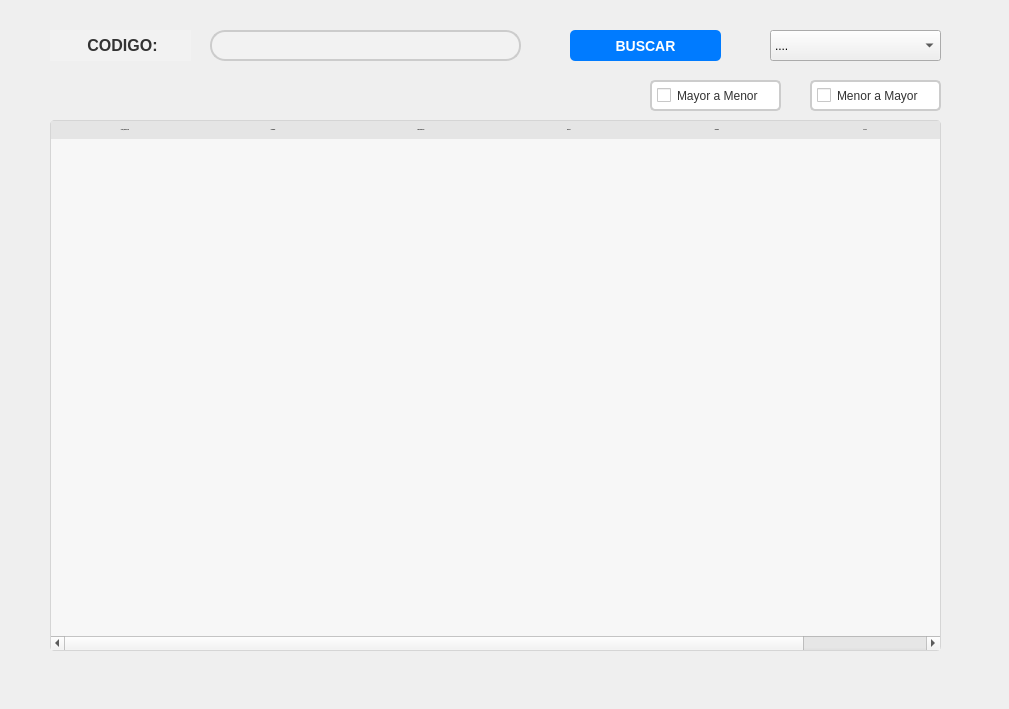
    <widget class="QWidget" name="tab_BUSCAR">
     <attribute name="title">
      <string>Buscar Productos</string>
     </attribute>
     <widget class="QLabel" name="label_3">
      <property name="geometry">
       <rect>
        <x>0</x>
        <y>-20</y>
        <width>1000</width>
        <height>700</height>
       </rect>
      </property>
      <property name="text">
       <string/>
      </property>
      <property name="pixmap">
       <pixmap>../imagenes/Sistema.png</pixmap>
      </property>
      <property name="scaledContents">
       <bool>true</bool>
      </property>
      <property name="alignment">
       <set>Qt::AlignLeading|Qt::AlignLeft|Qt::AlignVCenter</set>
      </property>
     </widget>
     <widget class="QTableWidget" name="table_BUSCAR">
      <property name="geometry">
       <rect>
        <x>50</x>
        <y>120</y>
        <width>891</width>
        <height>531</height>
       </rect>
      </property>
      <property name="font">
       <font>
        <pointsize>-1</pointsize>
       </font>
      </property>
      <property name="styleSheet">
       <string notr="true">QTableWidget {
    background-color: #F7F7F7;
    border: 1px solid #D5D5D5;
    border-radius: 4px;
    gridline-color: #E5E5E5;
    font-size: 14px;
}

QTableWidget QHeaderView::section {
    background-color: #E5E5E5;
    border: none;
    font-weight: bold;
    padding: 6px 12px;
    text-align: center;
}

QTableWidget::item {
    border-bottom: 1px solid #D5D5D5;
    padding: 5px;
}

QTableWidget::item:selected {
    background-color: #3366FF;
    color: white;
}
</string>
      </property>
      <property name="dragEnabled">
       <bool>false</bool>
      </property>
      <property name="sortingEnabled">
       <bool>false</bool>
      </property>
      <attribute name="horizontalHeaderCascadingSectionResizes">
       <bool>false</bool>
      </attribute>
      <attribute name="horizontalHeaderDefaultSectionSize">
       <number>148</number>
      </attribute>
      <column>
       <property name="text">
        <string>COD_PRODUCTO</string>
       </property>
      </column>
      <column>
       <property name="text">
        <string>NOMBRE</string>
       </property>
      </column>
      <column>
       <property name="text">
        <string>DESCRIPCION</string>
       </property>
      </column>
      <column>
       <property name="text">
        <string>MARCA</string>
       </property>
      </column>
      <column>
       <property name="text">
        <string>MODELO</string>
       </property>
      </column>
      <column>
       <property name="text">
        <string>STOCK</string>
       </property>
      </column>
      <column>
       <property name="text">
        <string>CATEGORIA</string>
       </property>
      </column>
     </widget>
     <widget class="QLabel" name="label_7">
      <property name="geometry">
       <rect>
        <x>40</x>
        <y>20</y>
        <width>491</width>
        <height>51</height>
       </rect>
      </property>
      <property name="styleSheet">
       <string notr="true">QTextBrowser {
    background-color: transparent;
    border: 1px solid white;
}</string>
      </property>
      <property name="text">
       <string/>
      </property>
     </widget>
     <widget class="QPushButton" name="Button_BUSCAR">
      <property name="geometry">
       <rect>
        <x>570</x>
        <y>30</y>
        <width>151</width>
        <height>31</height>
       </rect>
      </property>
      <property name="styleSheet">
       <string notr="true">QPushButton {
    background-color: #007bff;
    border: none;
    border-radius: 5px;
    color: white;
    font-weight: bold;
    font-size: 14px;
    padding: 5px 20px;
}
QPushButton:hover {
    background-color: #0062cc;
    cursor: pointer;
}
QPushButton:pressed {
    background-color: #005cbf;
}
</string>
      </property>
      <property name="text">
       <string>BUSCAR</string>
      </property>
     </widget>
     <widget class="QLabel" name="label_CODIGO">
      <property name="geometry">
       <rect>
        <x>50</x>
        <y>30</y>
        <width>141</width>
        <height>31</height>
       </rect>
      </property>
      <property name="font">
       <font>
        <pointsize>-1</pointsize>
        <weight>75</weight>
        <bold>true</bold>
       </font>
      </property>
      <property name="layoutDirection">
       <enum>Qt::RightToLeft</enum>
      </property>
      <property name="styleSheet">
       <string notr="true">QLabel {
    background-color: #f2f2f2;
    border: none;
    color: #333;
    font-size: 16px;
    font-weight: bold;
    text-align: center;
    padding: 5px;
}
</string>
      </property>
      <property name="text">
       <string>&lt;html&gt;&lt;head/&gt;&lt;body&gt;&lt;p align=&quot;center&quot;&gt;CODIGO:&lt;/p&gt;&lt;/body&gt;&lt;/html&gt;</string>
      </property>
     </widget>
     <widget class="QLineEdit" name="lineEdit_BUSCAR">
      <property name="geometry">
       <rect>
        <x>210</x>
        <y>30</y>
        <width>311</width>
        <height>31</height>
       </rect>
      </property>
      <property name="styleSheet">
       <string notr="true">QLineEdit {
    background-color: #f2f2f2;
    border: 2px solid #ccc;
    border-radius: 15px;
    padding: 5px 20px;
    font-size: 16px;
}

QLineEdit:focus {
    outline: none;
    border: 2px solid #6bcbff;
}
</string>
      </property>
     </widget>
     <widget class="QComboBox" name="comboBox_BUSCAR">
      <property name="geometry">
       <rect>
        <x>770</x>
        <y>30</y>
        <width>171</width>
        <height>31</height>
       </rect>
      </property>
      <property name="styleSheet">
       <string notr="true">QLineEdit {
    background-color: #f7f7f7; /* Fondo del QLineEdit */
    border: 1px solid #d0d0d0; /* Borde del QLineEdit */
    border-radius: 5px; /* Borde redondeado */
    padding: 2px; /* Espaciado interno */
    font-size: 16px; /* Tamaño de fuente */
    color: #333333; /* Color del texto */
}

QLineEdit:hover {
    background-color: #ebebeb; /* Fondo del QLineEdit al pasar el mouse */
}

QLineEdit:focus {
    background-color: #ffffff; /* Fondo del QLineEdit al tener el foco */
    border: 1px solid #4da8da; /* Borde del QLineEdit al tener el foco */
}

QLineEdit::placeholder {
    color: #999999; /* Color del texto de marcador de posición */
}

QLineEdit::hover::placeholder,
QLineEdit::focus::placeholder {
    color: #666666; /* Color del texto de marcador de posición al pasar el mouse o tener el foco */
}

QLineEdit::hover::focus {
    background-color: #ffffff; /* Fondo del QLineEdit al tener el foco y pasar el mouse */
}</string>
      </property>
      <item>
       <property name="text">
        <string>....</string>
       </property>
      </item>
      <item>
       <property name="text">
        <string>Todos los productos</string>
       </property>
      </item>
      <item>
       <property name="text">
        <string>Almacenamiento</string>
       </property>
      </item>
      <item>
       <property name="text">
        <string>Case</string>
       </property>
      </item>
      <item>
       <property name="text">
        <string>memoria ram</string>
       </property>
      </item>
      <item>
       <property name="text">
        <string>Periféricos</string>
       </property>
      </item>
      <item>
       <property name="text">
        <string>placa madre</string>
       </property>
      </item>
      <item>
       <property name="text">
        <string>procesadores</string>
       </property>
      </item>
      <item>
       <property name="text">
        <string>Refrigeración</string>
       </property>
      </item>
      <item>
       <property name="text">
        <string>tarjeta de video</string>
       </property>
      </item>
     </widget>
     <widget class="QLabel" name="label_BUSCAR">
      <property name="geometry">
       <rect>
        <x>220</x>
        <y>70</y>
        <width>291</width>
        <height>41</height>
       </rect>
      </property>
      <property name="font">
       <font>
        <family>Arial</family>
        <pointsize>-1</pointsize>
        <weight>75</weight>
        <bold>true</bold>
       </font>
      </property>
      <property name="layoutDirection">
       <enum>Qt::LeftToRight</enum>
      </property>
      <property name="styleSheet">
       <string notr="true">QLabel {
    color: #FF0000;
    font-family: Arial; /* Fuente de la letra */
    font-size: 16px; /* Tamaño de la letra */
    font-weight: bold; /* Grosor de la letra */
    text-align: center; /* Alineación del texto */
    text-shadow: 1px 1px 1px #CCCCCC; /* Sombra del texto */
}</string>
      </property>
      <property name="text">
       <string/>
      </property>
     </widget>
     <widget class="QCheckBox" name="check_MN">
      <property name="geometry">
       <rect>
        <x>650</x>
        <y>80</y>
        <width>131</width>
        <height>31</height>
       </rect>
      </property>
      <property name="styleSheet">
       <string notr="true">QCheckBox {
    background-color: #FFFFFF; /* fondo blanco */
    color: #333333; /* color de texto */
    padding: 5px; /* espacio interno */
    border-radius: 5px; /* esquinas redondeadas */
    border: 2px solid #CCCCCC; /* borde gris */
}

QCheckBox:hover {
    background-color: #EEEEEE; /* fondo gris claro al pasar el mouse */
}

QCheckBox:checked {
    background-color: #3399FF; /* fondo azul al estar seleccionado */
    color: #FFFFFF; /* texto blanco */
}
</string>
      </property>
      <property name="text">
       <string>Mayor a Menor</string>
      </property>
     </widget>
     <widget class="QCheckBox" name="check_NM">
      <property name="geometry">
       <rect>
        <x>810</x>
        <y>80</y>
        <width>131</width>
        <height>31</height>
       </rect>
      </property>
      <property name="styleSheet">
       <string notr="true">QCheckBox {
    background-color: #FFFFFF; /* fondo blanco */
    color: #333333; /* color de texto */
    padding: 5px; /* espacio interno */
    border-radius: 5px; /* esquinas redondeadas */
    border: 2px solid #CCCCCC; /* borde gris */
}

QCheckBox:hover {
    background-color: #EEEEEE; /* fondo gris claro al pasar el mouse */
}

QCheckBox:checked {
    background-color: #3399FF; /* fondo azul al estar seleccionado */
    color: #FFFFFF; /* texto blanco */
}
</string>
      </property>
      <property name="text">
       <string>Menor a Mayor</string>
      </property>
     </widget>
    </widget>
